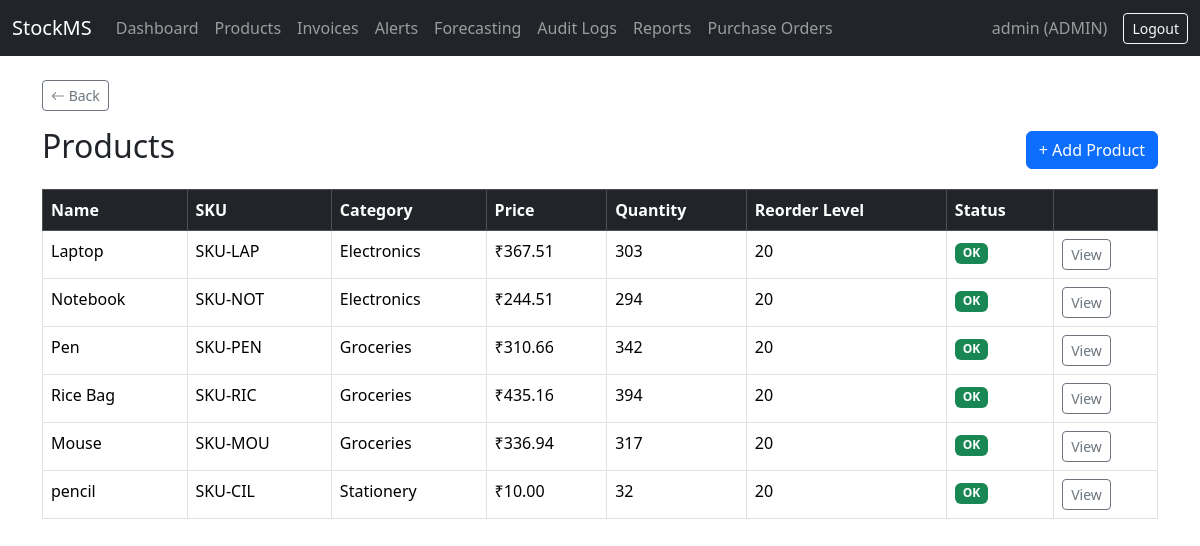
The app's page /products/ (signed in) with its own data.
### accounts/models.py (models this page shows, shortened)
class User(AbstractUser):
    class Role(models.TextChoices):
        ADMIN = 'ADMIN', 'Admin'
        MANAGER = 'MANAGER', 'Manager'
        STAFF = 'STAFF', 'Staff'
    role = models.CharField(
        max_length=10,
        choices=Role.choices,
        default=Role.STAFF,
    )

### inventory/models.py (models this page shows, shortened)
class Product(models.Model):
    name = models.CharField(max_length=200)
    sku = models.CharField(max_length=50, unique=True)
    barcode = models.CharField(max_length=100, unique=True, blank=True, null=True)
    category = models.ForeignKey(Category, on_delete=models.SET_NULL, null=True, related_name='products')
    supplier = models.ForeignKey(Supplier, on_delete=models.SET_NULL, null=True, related_name='products')
    price = models.DecimalField(max_digits=10, decimal_places=2)
    quantity = models.PositiveIntegerField(default=0)
    reorder_level = models.PositiveIntegerField(default=10)
    max_stock_level = models.PositiveIntegerField(default=100)
    created_at = models.DateTimeField(auto_now_add=True)
    updated_at = models.DateTimeField(auto_now=True)
    @property
    def is_low_stock(self):
        return self.quantity <= self.reorder_level

class Category(models.Model):
    name = models.CharField(max_length=100, unique=True)
    description = models.TextField(blank=True)
    class Meta:
        verbose_name_plural = "Categories"
    def __str__(self):
        return self.name

### inventory/views.py (the view)
# urls.py: path('', views.product_list, name='product_list'),
@login_required
def product_list(request):
    products = Product.objects.select_related('category', 'supplier').all()
    return render(request, 'inventory/product_list.html', {'products': products})

### inventory/templates/inventory/product_list.html (shortened to what this page needs)
{% extends 'base.html' %}
{% block content %}
<div class="d-flex justify-content-between align-items-center mb-3">
    <h2>Products</h2>
    {% if user.role == 'ADMIN' or user.role == 'MANAGER' %}
        <a href="{% url 'product_create' %}" class="btn btn-primary">+ Add Product</a>
    {% endif %}
</div>
<table class="table table-bordered table-hover">
    <thead class="table-dark">
        <tr>
            <th>Name</th>
            <th>SKU</th>
            <th>Category</th>
            <th>Price</th>
            <th>Quantity</th>
            <th>Reorder Level</th>
            <th>Status</th>
            <th></th>
        </tr>
    </thead>
    <tbody>
        {% for product in products %}
        <tr>
            <td>{{ product.name }}</td>
            <td>{{ product.sku }}</td>
            <td>{{ product.category|default:"—" }}</td>
            <td>₹{{ product.price }}</td>
            <td>{{ product.quantity }}</td>
            <td>{{ product.reorder_level }}</td>
            <td>
                {% if product.is_low_stock %}
                    <span class="badge bg-danger">Low Stock</span>
                {% else %}
                    <span class="badge bg-success">OK</span>
                {% endif %}
            </td>
            <td><a href="{% url 'product_detail' product.pk %}" class="btn btn-sm btn-outline-secondary">View</a></td>
        </tr>
        {% empty %}
        <tr><td colspan="8" class="text-center">No products found.</td></tr>
        {% endfor %}
    </tbody>
</table>
{% endblock %}

### templates/base.html (shortened to what this page needs)
{% load static %}
<!DOCTYPE html>
<html lang="en">
<head>
    <link href="https://cdn.jsdelivr.net/npm/bootstrap@5.3.3/dist/css/bootstrap.min.css" rel="stylesheet">
    <link href="https://cdn.jsdelivr.net/npm/bootstrap-icons@1.11.3/font/bootstrap-icons.css" rel="stylesheet">
</head>
<body>
    <nav class="navbar navbar-expand-lg navbar-dark bg-dark">
        <div class="container-fluid">
            <a class="navbar-brand" href="{% url 'dashboard' %}">StockMS</a>
            <div class="collapse navbar-collapse">
                <ul class="navbar-nav me-auto">
                    <li class="nav-item"><a class="nav-link" href="{% url 'dashboard' %}">Dashboard</a></li>
                    <li class="nav-item"><a class="nav-link" href="{% url 'product_list' %}">Products</a></li>
                    <li class="nav-item"><a class="nav-link" href="{% url 'invoice_list' %}">Invoices</a></li>
                    <li class="nav-item"><a class="nav-link" href="{% url 'alert_list' %}">Alerts</a></li>
                    <li class="nav-item"><a class="nav-link" href="{% url 'forecast_page' %}">Forecasting</a></li>
                    {% if user.role == 'ADMIN' %}
                        <li class="nav-item"><a class="nav-link" href="{% url 'audit_log_list' %}">Audit Logs</a></li>
                    {% endif %}
                    {% if user.role == 'ADMIN' or user.role == 'MANAGER' %}
                        <li class="nav-item"><a class="nav-link" href="{% url 'reports_page' %}">Reports</a></li>
                        <li class="nav-item"><a class="nav-link" href="{% url 'purchase_order_list' %}">Purchase Orders</a></li>
                    {% endif %}
                </ul>
                {% if user.is_authenticated %}
                <span class="navbar-text me-3">{{ user.username }} ({{ user.role }})</span>
<form method="post" action="{% url 'logout' %}" class="d-inline">
    <button type="submit" class="btn btn-outline-light btn-sm">Logout</button>
</form>                {% endif %}
            </div>
        </div>
    </nav>
    <div class="container mt-4">
    <a href="javascript:history.back()" class="btn btn-sm btn-outline-secondary mb-3">
        <i class="bi bi-arrow-left"></i> Back
    </a>
        {% block content %}
        {% endblock %}
    </div>
</body>
</html>

### records on screen
User: username "admin", role "ADMIN"
Product: name "Laptop", sku "SKU-LAP", category "Electronics", price "367.51", quantity "303", reorder_level "20", shows "OK"
Product: name "Notebook", sku "SKU-NOT", category "Electronics", price "244.51", quantity "294", reorder_level "20", shows "OK"
Product: name "Pen", sku "SKU-PEN", category "Groceries", price "310.66", quantity "342", reorder_level "20", shows "OK"
Product: name "Rice Bag", sku "SKU-RIC", category "Groceries", price "435.16", quantity "394", reorder_level "20", shows "OK"
Product: name "Mouse", sku "SKU-MOU", category "Groceries", price "336.94", quantity "317", reorder_level "20", shows "OK"
Product: name "pencil", sku "SKU-CIL", category "Stationery", price "10.00", quantity "32", reorder_level "20", shows "OK"
